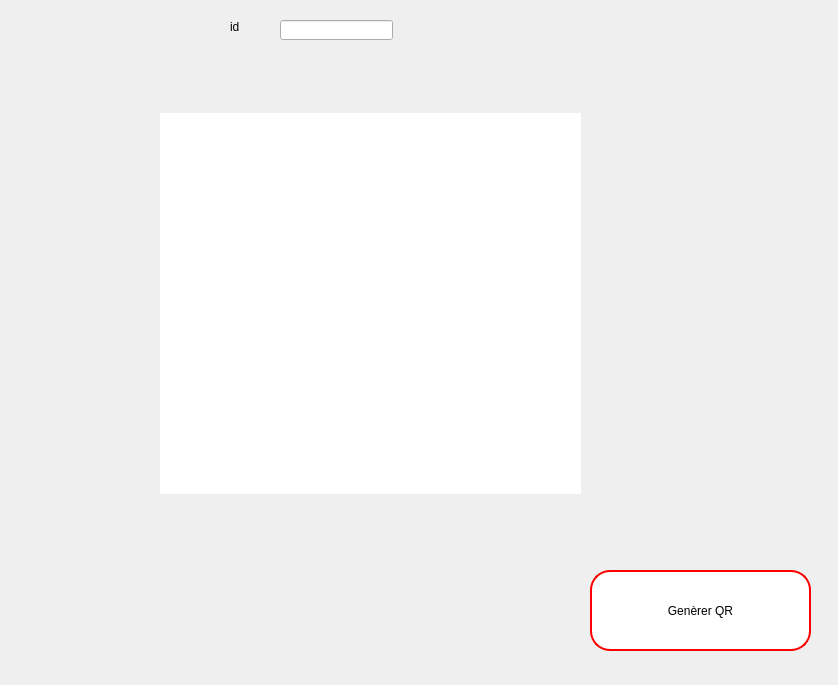
<?xml version="1.0" encoding="UTF-8"?>
<ui version="4.0">
 <class>QRCodeDialog</class>
 <widget class="QDialog" name="QRCodeDialog">
  <property name="geometry">
   <rect>
    <x>0</x>
    <y>0</y>
    <width>838</width>
    <height>685</height>
   </rect>
  </property>
  <property name="windowTitle">
   <string>Dialog</string>
  </property>
  <widget class="QPushButton" name="pushButton_generate">
   <property name="geometry">
    <rect>
     <x>590</x>
     <y>570</y>
     <width>221</width>
     <height>81</height>
    </rect>
   </property>
   <property name="styleSheet">
    <string notr="true">QPushButton {
	font: 16pt &quot;MS Shell Dlg 2&quot;;
    background-color: white;
    color: rgb(0, 0, 0);
    border: 2px solid rgb(255, 0, 0); 
    border-radius: 20px; 
    padding: 10px; 
    transition: background-color 0.3s, color 0.3s; 
}
QPushButton:hover {
    background-color: rgb(255, 0, 0);
    color: black;
    border: 4px solid rgb(255, 255, 255); 
    outline: none; 
}</string>
   </property>
   <property name="text">
    <string>Genèrer QR</string>
   </property>
  </widget>
  <widget class="QLineEdit" name="lineEdit_ID">
   <property name="geometry">
    <rect>
     <x>280</x>
     <y>20</y>
     <width>113</width>
     <height>20</height>
    </rect>
   </property>
  </widget>
  <widget class="QLabel" name="label">
   <property name="geometry">
    <rect>
     <x>230</x>
     <y>20</y>
     <width>47</width>
     <height>14</height>
    </rect>
   </property>
   <property name="text">
    <string>id</string>
   </property>
  </widget>
  <widget class="QLabel" name="label_QRCode">
   <property name="geometry">
    <rect>
     <x>160</x>
     <y>113</y>
     <width>421</width>
     <height>381</height>
    </rect>
   </property>
   <property name="styleSheet">
    <string notr="true">QLabel {
    background-color: white;
   

}
</string>
   </property>
   <property name="text">
    <string/>
   </property>
  </widget>
 </widget>
 <resources/>
 <connections/>
</ui>
